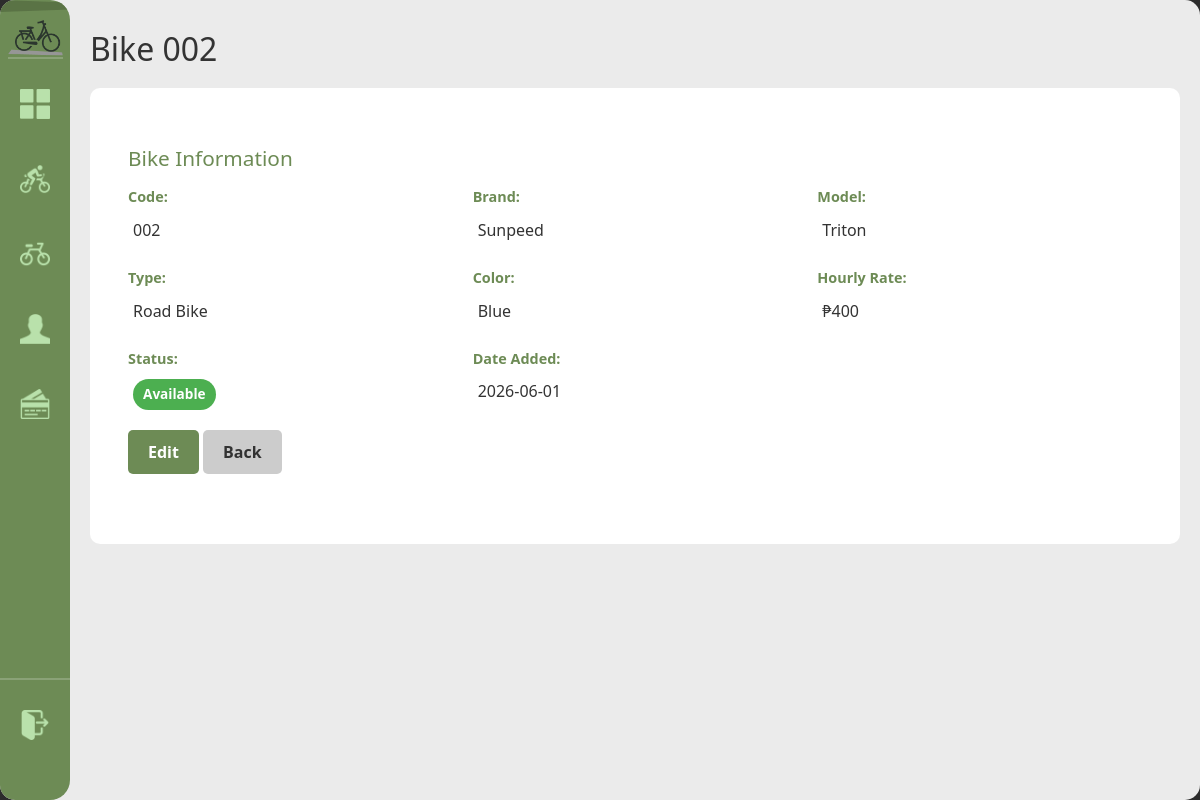
Before: /bike/2 (signed in) with the older database file.
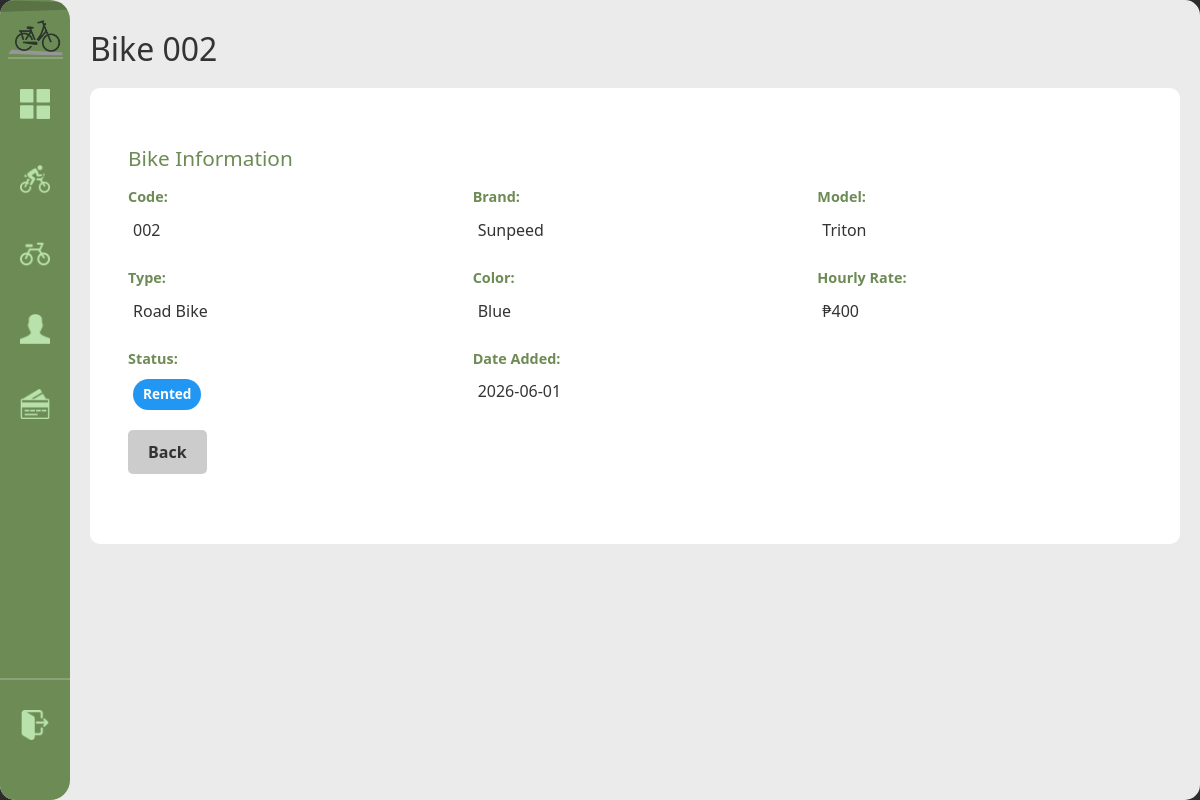
After: the same page with the newer database file.
### tables this page shows
CREATE TABLE bike (
            bike_id INTEGER PRIMARY KEY AUTOINCREMENT,
            bike_code TEXT NOT NULL UNIQUE,
            brand TEXT NOT NULL, model TEXT NOT NULL,
            color TEXT NOT NULL,
            bike_rate DECIMAL(8,2) NOT NULL DEFAULT 0,
            type TEXT NOT NULL DEFAULT 'standard',
            status TEXT NOT NULL DEFAULT 'available' CHECK(status IN('available','rented','retired')),
            date_added DATE NOT NULL DEFAULT(date('now','localtime'))
        );

### handlers/bike_routes.py (the view)
@bikes_bp.route('/bike/<int:bid>')
@login_required
def bike_detail(bid):
    bike = database.get().get_bike(bid)
    return render_template('bike_detail.html', bike=bike)

### app.py (called while the page is built)
def get_sidebar_state():
    return request.cookies.get('sidebarState') == 'expanded'

@app.context_processor
def inject_sidebar_state():
    return dict(sidebar_expanded=get_sidebar_state())

@app.context_processor
def inject_current_staff():
    staff = current_staff()
    return dict(current_staff=staff, is_admin=staff and staff.get("role") == "admin")

### modules/auth.py (called while the page is built)
def login_required(view):
    @wraps(view)
    def wrapped(*args, **kwargs):
        if not session.get("staff_id"):
            return redirect(url_for("login"))
        return view(*args, **kwargs)
    return wrapped

def current_staff():
    if not session.get("staff_id"):
        return None
    return {
        "staff_id": session.get("staff_id"),
        "username": session.get("username"),
        "first_name": session.get("first_name"),
        "last_name": session.get("last_name"),
        "role": session.get("role"),
    }

### modules/database.py (called while the page is built)
def get():
    if not db: init()
    return db

    def get_bike(self, bid):
        r = self.conn.execute("SELECT * FROM bike WHERE bike_id=?", (bid,)).fetchone()
        return dict(r) if r else None

### templates/bike_detail.html (shortened to what this page needs)
{% extends "base.html" %}
{% block content %}
<h1>Bike {{ bike['bike_code'] }}</h1>
<div class="detail-container">
    <div class="detail-section">
        <h2>Bike Information</h2>
        <div class="detail-grid">
            <div class="detail-item">
                <span class="label">Code:</span>
                <span class="value">{{ bike['bike_code'] }}</span>
            </div>
            <div class="detail-item">
                <span class="label">Brand:</span>
                <span class="value">{{ bike['brand'] }}</span>
            </div>
            <div class="detail-item">
                <span class="label">Model:</span>
                <span class="value">{{ bike['model'] }}</span>
            </div>
            <div class="detail-item">
                <span class="label">Type:</span>
                <span class="value">{{ bike['type'] }}</span>
            </div>
            <div class="detail-item">
                <span class="label">Color:</span>
                <span class="value">{{ bike['color'] }}</span>
            </div>
            <div class="detail-item">
                <span class="label">Hourly Rate:</span>
                <span class="value">₱{{ bike['bike_rate'] }}</span>
            </div>
            <div class="detail-item">
                <span class="label">Status:</span>
                <span class="value"><span class="status-badge status-{{ bike['status'] }}">{{ bike['status'].replace('_', ' ').title() }}</span></span>
            </div>
            <div class="detail-item">
                <span class="label">Date Added:</span>
                <span class="value">{{ bike['date_added'] }}</span>
            </div>
        </div>
        <div class="actions">
            {% if bike['status'] != 'rented' %}
            <a href="{{ url_for('bikes.edit_bike', bid=bike['bike_id']) }}" class="btn-primary">Edit</a>
            {% endif %}
            <a href="{{ url_for('bikes.registry') }}" class="btn-secondary">Back</a>
        </div>
    </div>
</div>
{% endblock %}

Changed rows visible on the page:
changed bike "Sunpeed": status "available" → "rented" (drawn); status.replace "Available" → "Rented"
Other visible differences:
text no longer shown: "Edit"
